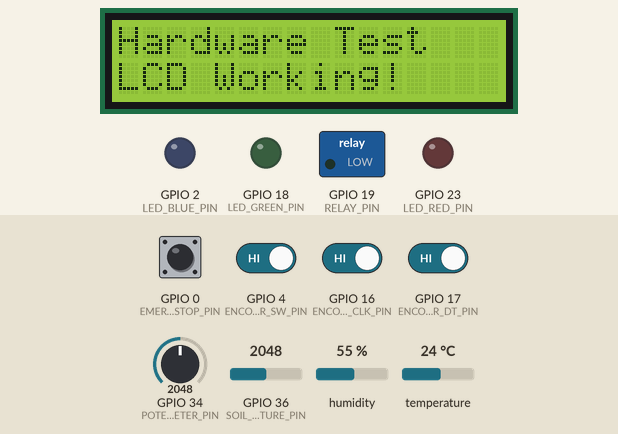
Simulated run of this sketch. Board: ESP32. On the bench: 16×2 character LCD, switched loads named in the sketch (green lamp = pin HIGH), output pins drawn as LEDs (lit = HIGH). The inputs (shaded band) are chosen by the test bench; at power-on: GPIO 0 (EMERGENCY_STOP_PIN), GPIO 4 (ENCODER_SW_PIN), GPIO 16 (ENCODER_CLK_PIN), GPIO 17 (ENCODER_DT_PIN) HIGH, GPIO 34 (POTENTIOMETER_PIN) = 2048, GPIO 36 (SOIL_MOISTURE_PIN) = 2048, humidity 55 %, temperature 24 °C. What the sketch prints to the serial monitor is not drawn.

Above: at 14.2 s.
At 20.2 s:
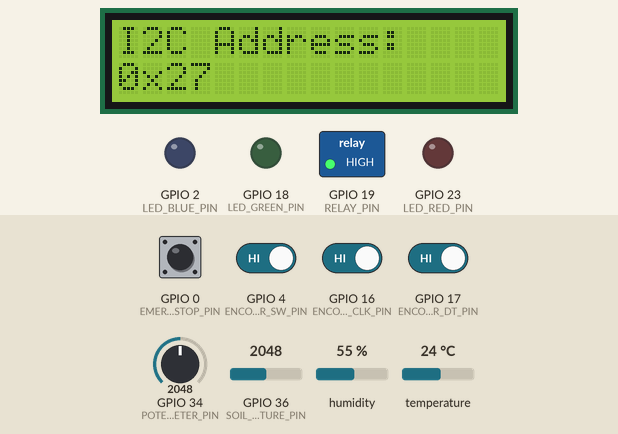
At 21.2 s:
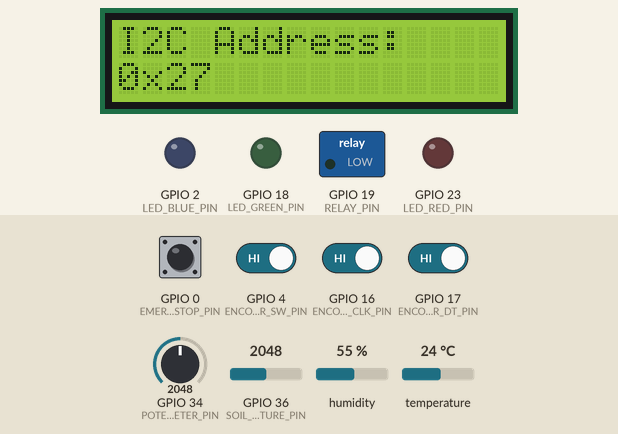
Timing chart, 0 to 22.7 s (numbered marks = the images above):
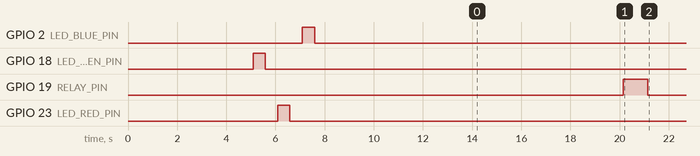

Measured:
- what the display in image 0 shows lasts 2.0 s, from 14.1 s to 16.1 s

The sketch:

hardware.ino
```cpp
/*
 * ESP32 Smart Farming System - Hardware Test Code
 *
 * This test code verifies all hardware connections and components
 * before running the main smart farming system.
 *
 * Test Sequence:
 * 1. Serial Communication Test
 * 2. LED Status Test (Green, Red, Blue)
 * 3. Soil Moisture Sensor Test
 * 4. DHT Sensor Test (if enabled)
 * 5. LDR Sensor Test (optional)
 * 6. LCD Display Test (if enabled)
 * 7. Relay Test
 * 8. Control System Test (if enabled)
 * 9. Emergency Stop Test (if enabled)
 *
 * Author: Azzar Budiyanto
 * Version: 1.8.0
 * Date: 2024
 */

#include <Arduino.h>

// =============================================================================
// CONFIGURATION - Modify these settings to match your hardware
// =============================================================================

// Test Configuration
#define TEST_DELAY 2000           // Delay between tests (ms)
#define SERIAL_BAUD_RATE 115200   // Serial communication speed

// Hardware Configuration
#define SOIL_MOISTURE_PIN 36      // ADC1_CH0
#define LDR_PIN 39                // ADC1_CH3 - LDR sensor pin
#define RELAY_PIN 19              // Relay control pin
#define LED_GREEN_PIN 18          // System status LED
#define LED_RED_PIN 23            // Pump active LED
#define LED_BLUE_PIN 2            // WiFi status LED
#define EMERGENCY_STOP_PIN 0      // Emergency stop button (optional)

// DHT Sensor Configuration (set to 0 to disable)
#define DHT_ENABLED 1             // 1 = enabled, 0 = disabled
#define DHT_PIN 5                 // DHT data pin
#define DHT_TYPE DHT22            // DHT11 or DHT22

// LDR Sensor Configuration (set to 0 to disable)
#define LDR_ENABLED 0             // 1 = enabled, 0 = disabled

// LCD Configuration (set to 0 to disable)
#define LCD_ENABLED 1             // 1 = enabled, 0 = disabled
#define LCD_ADDRESS 0x27          // I2C address (0x27 or 0x3F)
#define LCD_COLS 16               // 16 for 1602, 20 for 2004
#define LCD_ROWS 2                // 2 for 1602, 4 for 2004

// Control System Configuration (set to 0 to disable)
#define CONTROL_ENABLED 1         // 1 = enabled, 0 = disabled
#define ENCODER_CLK_PIN 16        // Rotary encoder clock pin
#define ENCODER_DT_PIN 17         // Rotary encoder data pin
#define ENCODER_SW_PIN 4          // Rotary encoder switch pin
#define POTENTIOMETER_PIN 34      // Potentiometer center pin

// =============================================================================
// LIBRARY INCLUDES
// =============================================================================

#if DHT_ENABLED
  #include <DHT.h>
#endif

#if LCD_ENABLED
  #include <LiquidCrystal_I2C.h>
#endif

// =============================================================================
// GLOBAL OBJECTS
// =============================================================================

#if DHT_ENABLED
  DHT dht(DHT_PIN, DHT_TYPE);
#endif

#if LCD_ENABLED
  LiquidCrystal_I2C lcd(LCD_ADDRESS, LCD_COLS, LCD_ROWS);
#endif

// Test Results
struct TestResults {
  bool serialTest = false;
  bool ledTest = false;
  bool soilMoistureTest = false;
  bool dhtTest = false;
  bool ldrTest = false;
  bool lcdTest = false;
  bool relayTest = false;
  bool controlTest = false;
  bool emergencyTest = false;
} testResults;

// =============================================================================
// SETUP FUNCTION
// =============================================================================

void setup() {
  // Initialize Serial Communication
  Serial.begin(SERIAL_BAUD_RATE);
  delay(1000);

  Serial.println("========================================");
  Serial.println("ESP32 Smart Farming - Hardware Test");
  Serial.println("========================================");
  Serial.println();

  // Initialize all components
  initializeHardware();

  // Run all tests
  runAllTests();

  // Display final results
  displayFinalResults();
}

// =============================================================================
// MAIN LOOP
// =============================================================================

void loop() {
  // Continuous monitoring mode
  continuousMonitoring();
  delay(5000);
}

// =============================================================================
// HARDWARE INITIALIZATION
// =============================================================================

void initializeHardware() {
  Serial.println("Initializing hardware components...");

  // Initialize GPIO pins
  pinMode(LED_GREEN_PIN, OUTPUT);
  pinMode(LED_RED_PIN, OUTPUT);
  pinMode(LED_BLUE_PIN, OUTPUT);
  pinMode(RELAY_PIN, OUTPUT);
  pinMode(SOIL_MOISTURE_PIN, INPUT);

  if (EMERGENCY_STOP_PIN >= 0) {
    pinMode(EMERGENCY_STOP_PIN, INPUT_PULLUP);
  }

  #if CONTROL_ENABLED
    pinMode(ENCODER_CLK_PIN, INPUT_PULLUP);
    pinMode(ENCODER_DT_PIN, INPUT_PULLUP);
    pinMode(ENCODER_SW_PIN, INPUT_PULLUP);
  #endif

  // Turn off all outputs initially
  digitalWrite(LED_GREEN_PIN, LOW);
  digitalWrite(LED_RED_PIN, LOW);
  digitalWrite(LED_BLUE_PIN, LOW);
  digitalWrite(RELAY_PIN, LOW);

  #if DHT_ENABLED
    dht.begin();
    delay(2000); // Allow sensor to stabilize
  #endif

  #if LCD_ENABLED
    lcd.init();
    lcd.backlight();
    lcd.clear();
  #endif

  Serial.println("Hardware initialization complete!");
  Serial.println();
}

// =============================================================================
// TEST FUNCTIONS
// =============================================================================

void runAllTests() {
  Serial.println("Starting hardware tests...");
  Serial.println("========================================");

  // Test 1: Serial Communication
  testSerialCommunication();
  delay(TEST_DELAY);

  // Test 2: LED Status Indicators
  testLEDs();
  delay(TEST_DELAY);

  // Test 3: Soil Moisture Sensor
  testSoilMoistureSensor();
  delay(TEST_DELAY);

  // Test 4: DHT Sensor (if enabled)
  #if DHT_ENABLED
    testDHTSensor();
    delay(TEST_DELAY);
  #endif

  // Test 5: LDR Sensor (if enabled)
  #if LDR_ENABLED
    testLDRSensor();
    delay(TEST_DELAY);
  #endif

  // Test 6: LCD Display (if enabled)
  #if LCD_ENABLED
    testLCDDisplay();
    delay(TEST_DELAY);
  #endif

  // Test 7: Relay Module
  testRelayModule();
  delay(TEST_DELAY);

  // Test 8: Control System (if enabled)
  #if CONTROL_ENABLED
    testControlSystem();
    delay(TEST_DELAY);
  #endif

  // Test 9: Emergency Stop (if enabled)
  if (EMERGENCY_STOP_PIN >= 0) {
    testEmergencyStop();
    delay(TEST_DELAY);
  }

  Serial.println("========================================");
  Serial.println("All tests completed!");
  Serial.println();
}

void testSerialCommunication() {
  Serial.println("Test 1: Serial Communication");
  Serial.println("  ✓ Serial communication working");
  Serial.println("  ✓ Baud rate: " + String(SERIAL_BAUD_RATE));
  testResults.serialTest = true;
}

void testLEDs() {
  Serial.println("Test 2: LED Status Indicators");

  // Test Green LED
  Serial.println("  Testing Green LED (System OK)...");
  digitalWrite(LED_GREEN_PIN, HIGH);
  delay(500);
  digitalWrite(LED_GREEN_PIN, LOW);
  delay(500);

  // Test Red LED
  Serial.println("  Testing Red LED (Pump Active)...");
  digitalWrite(LED_RED_PIN, HIGH);
  delay(500);
  digitalWrite(LED_RED_PIN, LOW);
  delay(500);

  // Test Blue LED
  Serial.println("  Testing Blue LED (WiFi Status)...");
  digitalWrite(LED_BLUE_PIN, HIGH);
  delay(500);
  digitalWrite(LED_BLUE_PIN, LOW);
  delay(500);

  Serial.println("  ✓ All LEDs tested successfully");
  testResults.ledTest = true;
}

void testSoilMoistureSensor() {
  Serial.println("Test 3: Soil Moisture Sensor");

  int rawValue = analogRead(SOIL_MOISTURE_PIN);
  int percentage = map(rawValue, 0, 4095, 100, 0);
  percentage = constrain(percentage, 0, 100);

  Serial.println("  Raw reading: " + String(rawValue));
  Serial.println("  Percentage: " + String(percentage) + "%");

  if (rawValue >= 0 && rawValue <= 4095) {
    Serial.println("  ✓ Soil moisture sensor working");
    testResults.soilMoistureTest = true;
  } else {
    Serial.println("  ✗ Soil moisture sensor error");
  }
}

#if DHT_ENABLED
void testDHTSensor() {
  Serial.println("Test 4: DHT Temperature/Humidity Sensor");

  float temperature = dht.readTemperature();
  float humidity = dht.readHumidity();

  Serial.println("  Temperature: " + String(temperature, 1) + "°C");
  Serial.println("  Humidity: " + String(humidity, 1) + "%");

  if (!isnan(temperature) && !isnan(humidity)) {
    Serial.println("  ✓ DHT sensor working");
    testResults.dhtTest = true;
  } else {
    Serial.println("  ✗ DHT sensor error - check connections");
  }
}
#endif

#if LDR_ENABLED
void testLDRSensor() {
  Serial.println("Test 5: LDR Light Sensor");

  int rawValue = analogRead(LDR_PIN);
  int lightPercent = map(rawValue, 4095, 0, 0, 100); // Invert: high value = dark
  lightPercent = constrain(lightPercent, 0, 100);

  Serial.println("  Raw Value: " + String(rawValue));
  Serial.println("  Light Level: " + String(lightPercent) + "%");

  if (rawValue >= 0 && rawValue <= 4095) {
    Serial.println("  ✓ LDR sensor working");
    testResults.ldrTest = true;
  } else {
    Serial.println("  ✗ LDR sensor error - check connections");
  }
}
#endif

#if LCD_ENABLED
void testLCDDisplay() {
  Serial.println("Test 6: LCD Display");

  lcd.clear();
  lcd.setCursor(0, 0);
  lcd.print("Hardware Test");
  lcd.setCursor(0, 1);
  lcd.print("LCD Working!");

  delay(2000);

  lcd.clear();
  lcd.setCursor(0, 0);
  lcd.print("I2C Address:");
  lcd.setCursor(0, 1);
  lcd.print("0x" + String(LCD_ADDRESS, HEX));

  delay(2000);

  Serial.println("  ✓ LCD display working");
  Serial.println("  ✓ I2C address: 0x" + String(LCD_ADDRESS, HEX));
  testResults.lcdTest = true;
}
#endif

void testRelayModule() {
  Serial.println("Test 6: Relay Module");

  Serial.println("  Activating relay (pump ON)...");
  digitalWrite(RELAY_PIN, HIGH);
  delay(1000);

  Serial.println("  Deactivating relay (pump OFF)...");
  digitalWrite(RELAY_PIN, LOW);
  delay(1000);

  Serial.println("  ✓ Relay module working");
  testResults.relayTest = true;
}

#if CONTROL_ENABLED
void testControlSystem() {
  Serial.println("Test 7: Control System");

  // Test Rotary Encoder
  Serial.println("  Testing Rotary Encoder...");
  int clkState = digitalRead(ENCODER_CLK_PIN);
  int dtState = digitalRead(ENCODER_DT_PIN);
  int swState = digitalRead(ENCODER_SW_PIN);

  Serial.println("    CLK pin: " + String(clkState ? "HIGH" : "LOW"));
  Serial.println("    DT pin: " + String(dtState ? "HIGH" : "LOW"));
  Serial.println("    SW pin: " + String(swState ? "HIGH" : "LOW"));

  // Test Potentiometer
  Serial.println("  Testing Potentiometer...");
  int potValue = analogRead(POTENTIOMETER_PIN);
  int potPercentage = map(potValue, 0, 4095, 0, 100);

  Serial.println("    Raw value: " + String(potValue));
  Serial.println("    Percentage: " + String(potPercentage) + "%");

  Serial.println("  ✓ Control system working");
  testResults.controlTest = true;
}
#endif

void testEmergencyStop() {
  Serial.println("Test 8: Emergency Stop Button");

  int buttonState = digitalRead(EMERGENCY_STOP_PIN);
  Serial.println("  Button state: " + String(buttonState ? "RELEASED" : "PRESSED"));

  Serial.println("  ✓ Emergency stop button working");
  testResults.emergencyTest = true;
}

// =============================================================================
// RESULTS DISPLAY
// =============================================================================

void displayFinalResults() {
  Serial.println("========================================");
  Serial.println("HARDWARE TEST RESULTS");
  Serial.println("========================================");

  Serial.println("Serial Communication: " + String(testResults.serialTest ? "✓ PASS" : "✗ FAIL"));
  Serial.println("LED Status Indicators: " + String(testResults.ledTest ? "✓ PASS" : "✗ FAIL"));
  Serial.println("Soil Moisture Sensor: " + String(testResults.soilMoistureTest ? "✓ PASS" : "✗ FAIL"));

  #if DHT_ENABLED
    Serial.println("DHT Sensor: " + String(testResults.dhtTest ? "✓ PASS" : "✗ FAIL"));
  #else
    Serial.println("DHT Sensor: DISABLED");
  #endif

  #if LDR_ENABLED
    Serial.println("LDR Sensor: " + String(testResults.ldrTest ? "✓ PASS" : "✗ FAIL"));
  #else
    Serial.println("LDR Sensor: DISABLED");
  #endif

  #if LCD_ENABLED
    Serial.println("LCD Display: " + String(testResults.lcdTest ? "✓ PASS" : "✗ FAIL"));
  #else
    Serial.println("LCD Display: DISABLED");
  #endif

  Serial.println("Relay Module: " + String(testResults.relayTest ? "✓ PASS" : "✗ FAIL"));

  #if CONTROL_ENABLED
    Serial.println("Control System: " + String(testResults.controlTest ? "✓ PASS" : "✗ FAIL"));
  #else
    Serial.println("Control System: DISABLED");
  #endif

  if (EMERGENCY_STOP_PIN >= 0) {
    Serial.println("Emergency Stop: " + String(testResults.emergencyTest ? "✓ PASS" : "✗ FAIL"));
  } else {
    Serial.println("Emergency Stop: DISABLED");
  }

  Serial.println("========================================");

  // Overall result
  bool allTestsPassed = testResults.serialTest &&
                       testResults.ledTest &&
                       testResults.soilMoistureTest &&
                       testResults.relayTest &&
                       (!DHT_ENABLED || testResults.dhtTest) &&
                       (!LDR_ENABLED || testResults.ldrTest) &&
                       (!LCD_ENABLED || testResults.lcdTest) &&
                       (!CONTROL_ENABLED || testResults.controlTest) &&
                       (EMERGENCY_STOP_PIN < 0 || testResults.emergencyTest);

  if (allTestsPassed) {
    Serial.println("🎉 ALL TESTS PASSED! Hardware is ready.");
    Serial.println("You can now upload the main smart farming code.");
  } else {
    Serial.println("⚠️  SOME TESTS FAILED! Check hardware connections.");
    Serial.println("Fix the issues before running the main system.");
  }

  Serial.println("========================================");
  Serial.println();
}

// =============================================================================
// CONTINUOUS MONITORING
// =============================================================================

void continuousMonitoring() {
  Serial.println("=== CONTINUOUS MONITORING ===");

  // Soil Moisture
  int soilRaw = analogRead(SOIL_MOISTURE_PIN);
  int soilPercent = map(soilRaw, 0, 4095, 100, 0);
  soilPercent = constrain(soilPercent, 0, 100);

  Serial.println("Soil Moisture: " + String(soilPercent) + "% (Raw: " + String(soilRaw) + ")");

  #if DHT_ENABLED
    float temp = dht.readTemperature();
    float hum = dht.readHumidity();
    Serial.println("Temperature: " + String(temp, 1) + "°C");
    Serial.println("Humidity: " + String(hum, 1) + "%");
  #endif

  #if CONTROL_ENABLED
    int potValue = analogRead(POTENTIOMETER_PIN);
    int potPercent = map(potValue, 0, 4095, 0, 100);
    Serial.println("Potentiometer: " + String(potPercent) + "% (Raw: " + String(potValue) + ")");
  #endif

  if (EMERGENCY_STOP_PIN >= 0) {
    int emergencyState = digitalRead(EMERGENCY_STOP_PIN);
    Serial.println("Emergency Stop: " + String(emergencyState ? "RELEASED" : "PRESSED"));
  }

  Serial.println("Free Heap: " + String(ESP.getFreeHeap()) + " bytes");
  Serial.println("Uptime: " + String(millis() / 1000) + " seconds");
  Serial.println("========================");
}
```
